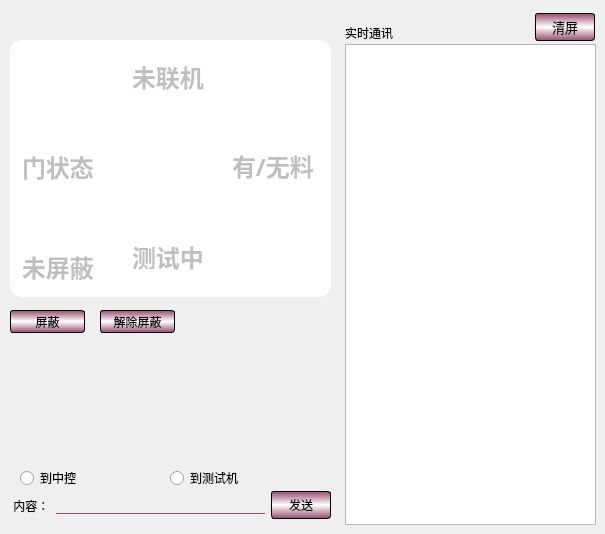
    <widget class="QWidget" name="tab">
     <attribute name="icon">
      <iconset resource="ico.qrc">
       <normaloff>:/icon/js.png</normaloff>:/icon/js.png</iconset>
     </attribute>
     <attribute name="title">
      <string>实时监控</string>
     </attribute>
     <widget class="QTextEdit" name="textEdit">
      <property name="geometry">
       <rect>
        <x>345</x>
        <y>44</y>
        <width>251</width>
        <height>481</height>
       </rect>
      </property>
      <property name="font">
       <font>
        <family>微软雅黑</family>
       </font>
      </property>
      <property name="styleSheet">
       <string notr="true"/>
      </property>
      <property name="html">
       <string>&lt;!DOCTYPE HTML PUBLIC &quot;-//W3C//DTD HTML 4.0//EN&quot; &quot;http://www.w3.org/TR/REC-html40/strict.dtd&quot;&gt;
&lt;html&gt;&lt;head&gt;&lt;meta name=&quot;qrichtext&quot; content=&quot;1&quot; /&gt;&lt;style type=&quot;text/css&quot;&gt;
p, li { white-space: pre-wrap; }
&lt;/style&gt;&lt;/head&gt;&lt;body style=&quot; font-family:'微软雅黑'; font-size:9pt; font-weight:400; font-style:normal;&quot;&gt;
&lt;p style=&quot;-qt-paragraph-type:empty; margin-top:0px; margin-bottom:0px; margin-left:0px; margin-right:0px; -qt-block-indent:0; text-indent:0px; font-family:'SimSun';&quot;&gt;&lt;br /&gt;&lt;/p&gt;&lt;/body&gt;&lt;/html&gt;</string>
      </property>
     </widget>
     <widget class="QPushButton" name="pushButton">
      <property name="geometry">
       <rect>
        <x>535</x>
        <y>13</y>
        <width>60</width>
        <height>28</height>
       </rect>
      </property>
      <property name="font">
       <font>
        <family>微软雅黑</family>
        <pointsize>10</pointsize>
        <weight>9</weight>
        <italic>false</italic>
        <bold>false</bold>
       </font>
      </property>
      <property name="styleSheet">
       <string notr="true">QPushButton{  
    border-radius:3px ;
    font: 75 10pt &quot;微软雅黑&quot;;	
    background-color: qlineargradient(x1:0, y1:0, x2:0, y2:1,stop:0 rgb(150, 75, 112),stop:0.5 rgb(255, 255, 255),stop:1 rgb(150, 75, 112));
    color: rgb(0,0,0);	
    border: 0.5px solid ;
}

QPushButton:hover{  
	color: rgb(0, 0, 255);
	background-color: rgb(255, 255, 127);
}
QPushButton:pressed{
	background-color: rgb(63, 63, 63);
}</string>
      </property>
      <property name="text">
       <string>清屏</string>
      </property>
     </widget>
     <widget class="QLabel" name="label_2">
      <property name="geometry">
       <rect>
        <x>345</x>
        <y>24</y>
        <width>61</width>
        <height>18</height>
       </rect>
      </property>
      <property name="styleSheet">
       <string notr="true">background-color: rgb(239, 239, 239);
font: 75 11pt &quot;微软雅黑&quot;;</string>
      </property>
      <property name="text">
       <string>实时通讯</string>
      </property>
     </widget>
     <widget class="QFrame" name="frame_2">
      <property name="geometry">
       <rect>
        <x>10</x>
        <y>40</y>
        <width>321</width>
        <height>257</height>
       </rect>
      </property>
      <property name="minimumSize">
       <size>
        <width>0</width>
        <height>0</height>
       </size>
      </property>
      <property name="maximumSize">
       <size>
        <width>5000</width>
        <height>5000</height>
       </size>
      </property>
      <property name="styleSheet">
       <string notr="true">.QFrame{
   background-color: rgb(255, 255, 255);
   border:0px;
   border-radius:12px;
   color:white;
   border: 6px solid qlineargradient(x1:0, y1:0, x2:0, y2:1,
           stop:0 rgb(150, 75, 112),stop:0.5 rgb(255, 255, 255),stop:1 rgb(150, 75, 112));
   }

QLineEdit{
border:none;
color: rgb(0, 0, 0);
	color: rgb(127, 127, 127);
}</string>
      </property>
      <property name="frameShape">
       <enum>QFrame::StyledPanel</enum>
      </property>
      <property name="frameShadow">
       <enum>QFrame::Raised</enum>
      </property>
      <widget class="QLineEdit" name="lineEdit_lian">
       <property name="enabled">
        <bool>false</bool>
       </property>
       <property name="geometry">
        <rect>
         <x>120</x>
         <y>20</y>
         <width>81</width>
         <height>31</height>
        </rect>
       </property>
       <property name="font">
        <font>
         <family>微软雅黑</family>
         <pointsize>18</pointsize>
         <weight>75</weight>
         <bold>true</bold>
        </font>
       </property>
       <property name="styleSheet">
        <string notr="true"/>
       </property>
       <property name="text">
        <string/>
       </property>
       <property name="placeholderText">
        <string>未联机</string>
       </property>
      </widget>
      <widget class="QLineEdit" name="lineEdit_jieguo">
       <property name="enabled">
        <bool>false</bool>
       </property>
       <property name="geometry">
        <rect>
         <x>120</x>
         <y>200</y>
         <width>81</width>
         <height>31</height>
        </rect>
       </property>
       <property name="font">
        <font>
         <family>微软雅黑</family>
         <pointsize>18</pointsize>
         <weight>75</weight>
         <bold>true</bold>
        </font>
       </property>
       <property name="styleSheet">
        <string notr="true"/>
       </property>
       <property name="text">
        <string/>
       </property>
       <property name="placeholderText">
        <string>测试中</string>
       </property>
      </widget>
      <widget class="QLineEdit" name="lineEdit_youwu">
       <property name="enabled">
        <bool>false</bool>
       </property>
       <property name="geometry">
        <rect>
         <x>220</x>
         <y>110</y>
         <width>91</width>
         <height>31</height>
        </rect>
       </property>
       <property name="font">
        <font>
         <family>微软雅黑</family>
         <pointsize>18</pointsize>
         <weight>75</weight>
         <bold>true</bold>
        </font>
       </property>
       <property name="styleSheet">
        <string notr="true"/>
       </property>
       <property name="text">
        <string/>
       </property>
       <property name="placeholderText">
        <string>有/无料</string>
       </property>
      </widget>
      <widget class="QLineEdit" name="lineEdit_kaimen">
       <property name="enabled">
        <bool>false</bool>
       </property>
       <property name="geometry">
        <rect>
         <x>10</x>
         <y>110</y>
         <width>81</width>
         <height>31</height>
        </rect>
       </property>
       <property name="font">
        <font>
         <family>微软雅黑</family>
         <pointsize>18</pointsize>
         <weight>75</weight>
         <bold>true</bold>
        </font>
       </property>
       <property name="styleSheet">
        <string notr="true"/>
       </property>
       <property name="text">
        <string/>
       </property>
       <property name="placeholderText">
        <string>门状态</string>
       </property>
      </widget>
      <widget class="QLineEdit" name="lineEdit_pingbi">
       <property name="enabled">
        <bool>false</bool>
       </property>
       <property name="geometry">
        <rect>
         <x>10</x>
         <y>210</y>
         <width>81</width>
         <height>31</height>
        </rect>
       </property>
       <property name="font">
        <font>
         <family>微软雅黑</family>
         <pointsize>18</pointsize>
         <weight>75</weight>
         <bold>true</bold>
        </font>
       </property>
       <property name="styleSheet">
        <string notr="true"/>
       </property>
       <property name="text">
        <string/>
       </property>
       <property name="placeholderText">
        <string>未屏蔽</string>
       </property>
      </widget>
     </widget>
     <widget class="QGroupBox" name="groupBox">
      <property name="geometry">
       <rect>
        <x>10</x>
        <y>470</y>
        <width>281</width>
        <height>16</height>
       </rect>
      </property>
      <property name="styleSheet">
       <string notr="true">border:none</string>
      </property>
      <property name="title">
       <string/>
      </property>
      <widget class="QRadioButton" name="radioButton_zk">
       <property name="geometry">
        <rect>
         <x>10</x>
         <y>0</y>
         <width>71</width>
         <height>16</height>
        </rect>
       </property>
       <property name="styleSheet">
        <string notr="true">
color: black;
font: 75 11pt &quot;微软雅黑&quot;;</string>
       </property>
       <property name="text">
        <string>到中控</string>
       </property>
      </widget>
      <widget class="QRadioButton" name="radioButton_csj">
       <property name="geometry">
        <rect>
         <x>160</x>
         <y>0</y>
         <width>81</width>
         <height>16</height>
        </rect>
       </property>
       <property name="styleSheet">
        <string notr="true">
color: black;
font: 75 11pt &quot;微软雅黑&quot;;</string>
       </property>
       <property name="text">
        <string>到测试机</string>
       </property>
      </widget>
     </widget>
     <widget class="QPushButton" name="pushButton_jiepingbi">
      <property name="geometry">
       <rect>
        <x>100</x>
        <y>310</y>
        <width>75</width>
        <height>23</height>
       </rect>
      </property>
      <property name="styleSheet">
       <string notr="true">QPushButton{  
    border-radius:3px ;
    font: 75 10pt &quot;微软雅黑&quot;;	
    background-color: qlineargradient(x1:0, y1:0, x2:0, y2:1,stop:0 rgb(150, 75, 112),stop:0.5 rgb(255, 255, 255),stop:1 rgb(150, 75, 112));
    color: rgb(0,0,0);	
    border: 0.5px solid ;
}

QPushButton:hover{  
	color: rgb(0, 0, 255);
	background-color: rgb(255, 255, 127);
}
QPushButton:pressed{
	background-color: rgb(63, 63, 63);
}</string>
      </property>
      <property name="text">
       <string>解除屏蔽</string>
      </property>
     </widget>
     <widget class="QPushButton" name="pushButton_pingbi">
      <property name="geometry">
       <rect>
        <x>10</x>
        <y>310</y>
        <width>75</width>
        <height>23</height>
       </rect>
      </property>
      <property name="styleSheet">
       <string notr="true">QPushButton{  
border-radius:3px ;
    font: 75 10pt &quot;微软雅黑&quot;;	
	background-color: qlineargradient(x1:0, y1:0, x2:0, y2:1,stop:0 rgb(150, 75, 112),stop:0.5 rgb(255, 255, 255),stop:1 rgb(150, 75, 112));
color: rgb(0,0,0);	
border: 0.5px solid ;
}

QPushButton:hover{  
	color: rgb(0, 0, 255);
	background-color: rgb(255, 255, 127);
}
QPushButton:pressed{  
	;
	background-color: rgb(63, 63, 63);
}</string>
      </property>
      <property name="text">
       <string>屏蔽</string>
      </property>
     </widget>
     <widget class="QWidget" name="layoutWidget">
      <property name="geometry">
       <rect>
        <x>10</x>
        <y>490</y>
        <width>321</width>
        <height>31</height>
       </rect>
      </property>
      <layout class="QHBoxLayout" name="horizontalLayout">
       <item>
        <widget class="QLabel" name="label_24">
         <property name="styleSheet">
          <string notr="true">background-color:transparent; 
color: black;
font: 75 11pt &quot;微软雅黑&quot;;</string>
         </property>
         <property name="text">
          <string> 内容：</string>
         </property>
        </widget>
       </item>
       <item>
        <widget class="QLineEdit" name="lineEdit_fasong">
         <property name="styleSheet">
          <string notr="true">font: 75 9pt &quot;微软雅黑&quot;;
border:none;
background-color:transparent ;
border-bottom:1px solid rgb(150, 75, 112)</string>
         </property>
        </widget>
       </item>
       <item>
        <widget class="QPushButton" name="pushButton_fasong">
         <property name="minimumSize">
          <size>
           <width>60</width>
           <height>28</height>
          </size>
         </property>
         <property name="styleSheet">
          <string notr="true">QPushButton{  
    border-radius:3px ;
    font: 75 10pt &quot;微软雅黑&quot;;	
    background-color: qlineargradient(x1:0, y1:0, x2:0, y2:1,stop:0 rgb(150, 75, 112),stop:0.5 rgb(255, 255, 255),stop:1 rgb(150, 75, 112));
    color: rgb(0,0,0);	
    border: 0.5px solid ;
}

QPushButton:hover{  
	color: rgb(0, 0, 255);
	background-color: rgb(255, 255, 127);
}
QPushButton:pressed{
	background-color: rgb(63, 63, 63);
}</string>
         </property>
         <property name="text">
          <string>发送</string>
         </property>
        </widget>
       </item>
      </layout>
     </widget>
    </widget>
